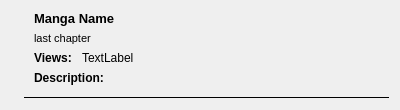
<?xml version="1.0" encoding="UTF-8"?>
<ui version="4.0">
 <class>Form</class>
 <widget class="QWidget" name="Form">
  <property name="windowModality">
   <enum>Qt::NonModal</enum>
  </property>
  <property name="geometry">
   <rect>
    <x>0</x>
    <y>0</y>
    <width>400</width>
    <height>110</height>
   </rect>
  </property>
  <property name="windowTitle">
   <string>Form</string>
  </property>
  <layout class="QGridLayout" name="gridLayout">
   <item row="1" column="1">
    <widget class="Line" name="line">
     <property name="frameShadow">
      <enum>QFrame::Plain</enum>
     </property>
     <property name="orientation">
      <enum>Qt::Horizontal</enum>
     </property>
    </widget>
   </item>
   <item row="0" column="0">
    <layout class="QHBoxLayout" name="horizontalLayout">
     <item>
      <widget class="QLabel" name="thumbnailLabel">
       <property name="sizePolicy">
        <sizepolicy hsizetype="Preferred" vsizetype="Preferred">
         <horstretch>0</horstretch>
         <verstretch>0</verstretch>
        </sizepolicy>
       </property>
       <property name="minimumSize">
        <size>
         <width>0</width>
         <height>72</height>
        </size>
       </property>
       <property name="text">
        <string/>
       </property>
      </widget>
     </item>
    </layout>
   </item>
   <item row="0" column="1">
    <layout class="QVBoxLayout" name="verticalLayout">
     <item>
      <layout class="QHBoxLayout" name="horizontalLayout_2">
       <item>
        <spacer name="horizontalSpacer">
         <property name="orientation">
          <enum>Qt::Horizontal</enum>
         </property>
         <property name="sizeType">
          <enum>QSizePolicy::Fixed</enum>
         </property>
         <property name="sizeHint" stdset="0">
          <size>
           <width>10</width>
           <height>0</height>
          </size>
         </property>
        </spacer>
       </item>
       <item>
        <widget class="QLabel" name="mangaNameLabel">
         <property name="sizePolicy">
          <sizepolicy hsizetype="Expanding" vsizetype="Preferred">
           <horstretch>0</horstretch>
           <verstretch>0</verstretch>
          </sizepolicy>
         </property>
         <property name="font">
          <font>
           <pointsize>10</pointsize>
           <weight>75</weight>
           <bold>true</bold>
          </font>
         </property>
         <property name="text">
          <string>Manga Name</string>
         </property>
         <property name="wordWrap">
          <bool>true</bool>
         </property>
        </widget>
       </item>
      </layout>
     </item>
     <item>
      <layout class="QHBoxLayout" name="horizontalLayout_4">
       <item>
        <spacer name="horizontalSpacer_2">
         <property name="orientation">
          <enum>Qt::Horizontal</enum>
         </property>
         <property name="sizeType">
          <enum>QSizePolicy::Fixed</enum>
         </property>
         <property name="sizeHint" stdset="0">
          <size>
           <width>10</width>
           <height>0</height>
          </size>
         </property>
        </spacer>
       </item>
       <item>
        <widget class="QLabel" name="lastChapterLabel">
         <property name="sizePolicy">
          <sizepolicy hsizetype="Expanding" vsizetype="Preferred">
           <horstretch>0</horstretch>
           <verstretch>0</verstretch>
          </sizepolicy>
         </property>
         <property name="font">
          <font>
           <pointsize>8</pointsize>
           <weight>50</weight>
           <bold>false</bold>
          </font>
         </property>
         <property name="text">
          <string>last chapter</string>
         </property>
         <property name="wordWrap">
          <bool>true</bool>
         </property>
        </widget>
       </item>
      </layout>
     </item>
     <item>
      <layout class="QHBoxLayout" name="horizontalLayout_5">
       <item>
        <spacer name="horizontalSpacer_3">
         <property name="orientation">
          <enum>Qt::Horizontal</enum>
         </property>
         <property name="sizeType">
          <enum>QSizePolicy::Fixed</enum>
         </property>
         <property name="sizeHint" stdset="0">
          <size>
           <width>10</width>
           <height>0</height>
          </size>
         </property>
        </spacer>
       </item>
       <item>
        <widget class="QLabel" name="label">
         <property name="font">
          <font>
           <weight>75</weight>
           <bold>true</bold>
          </font>
         </property>
         <property name="text">
          <string>Views: </string>
         </property>
        </widget>
       </item>
       <item>
        <widget class="QLabel" name="viewsLabel">
         <property name="sizePolicy">
          <sizepolicy hsizetype="Expanding" vsizetype="Preferred">
           <horstretch>0</horstretch>
           <verstretch>0</verstretch>
          </sizepolicy>
         </property>
         <property name="text">
          <string>TextLabel</string>
         </property>
        </widget>
       </item>
      </layout>
     </item>
     <item>
      <layout class="QHBoxLayout" name="horizontalLayout_6">
       <item>
        <spacer name="horizontalSpacer_5">
         <property name="orientation">
          <enum>Qt::Horizontal</enum>
         </property>
         <property name="sizeType">
          <enum>QSizePolicy::Fixed</enum>
         </property>
         <property name="sizeHint" stdset="0">
          <size>
           <width>10</width>
           <height>0</height>
          </size>
         </property>
        </spacer>
       </item>
       <item>
        <widget class="QLabel" name="label_2">
         <property name="font">
          <font>
           <weight>75</weight>
           <bold>true</bold>
          </font>
         </property>
         <property name="text">
          <string>Description:</string>
         </property>
         <property name="alignment">
          <set>Qt::AlignLeading|Qt::AlignLeft|Qt::AlignTop</set>
         </property>
        </widget>
       </item>
       <item>
        <widget class="QLabel" name="descriptionLabel">
         <property name="sizePolicy">
          <sizepolicy hsizetype="MinimumExpanding" vsizetype="MinimumExpanding">
           <horstretch>0</horstretch>
           <verstretch>0</verstretch>
          </sizepolicy>
         </property>
         <property name="toolTip">
          <string/>
         </property>
         <property name="toolTipDuration">
          <number>0</number>
         </property>
         <property name="text">
          <string/>
         </property>
         <property name="scaledContents">
          <bool>false</bool>
         </property>
         <property name="alignment">
          <set>Qt::AlignLeading|Qt::AlignLeft|Qt::AlignTop</set>
         </property>
         <property name="wordWrap">
          <bool>true</bool>
         </property>
        </widget>
       </item>
      </layout>
     </item>
    </layout>
   </item>
  </layout>
 </widget>
 <resources/>
 <connections/>
</ui>
